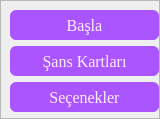
           <widget class="QFrame" name="left_frame">
            <property name="minimumSize">
             <size>
              <width>160</width>
              <height>0</height>
             </size>
            </property>
            <property name="maximumSize">
             <size>
              <width>160</width>
              <height>16777215</height>
             </size>
            </property>
            <property name="frameShape">
             <enum>QFrame::StyledPanel</enum>
            </property>
            <property name="frameShadow">
             <enum>QFrame::Raised</enum>
            </property>
            <layout class="QVBoxLayout" name="verticalLayout_9">
             <property name="spacing">
              <number>6</number>
             </property>
             <property name="leftMargin">
              <number>9</number>
             </property>
             <property name="topMargin">
              <number>9</number>
             </property>
             <property name="rightMargin">
              <number>0</number>
             </property>
             <property name="bottomMargin">
              <number>0</number>
             </property>
             <item>
              <widget class="QPushButton" name="baslaPage_btn">
               <property name="minimumSize">
                <size>
                 <width>0</width>
                 <height>30</height>
                </size>
               </property>
               <property name="maximumSize">
                <size>
                 <width>16777215</width>
                 <height>30</height>
                </size>
               </property>
               <property name="font">
                <font>
                 <family>Times New Roman</family>
                 <pointsize>12</pointsize>
                </font>
               </property>
               <property name="styleSheet">
                <string notr="true">QPushButton {
	background-color: rgb(170, 85, 255);
	border-radius: 6px;
	color: rgb(255, 237, 255);
}

QPushButton:hover {
	border: 1px solid rgb(255, 237, 255);
}</string>
               </property>
               <property name="text">
                <string>Başla</string>
               </property>
              </widget>
             </item>
             <item>
              <widget class="QPushButton" name="sansPage_btn">
               <property name="minimumSize">
                <size>
                 <width>0</width>
                 <height>30</height>
                </size>
               </property>
               <property name="maximumSize">
                <size>
                 <width>16777215</width>
                 <height>30</height>
                </size>
               </property>
               <property name="font">
                <font>
                 <family>Times New Roman</family>
                 <pointsize>12</pointsize>
                </font>
               </property>
               <property name="styleSheet">
                <string notr="true">QPushButton {
	background-color: rgb(170, 85, 255);
	border-radius: 6px;
	color: rgb(255, 237, 255);
}

QPushButton:hover {
	border: 1px solid rgb(255, 237, 255);
}</string>
               </property>
               <property name="text">
                <string>Şans Kartları</string>
               </property>
              </widget>
             </item>
             <item>
              <widget class="QPushButton" name="secenekPage_btn">
               <property name="minimumSize">
                <size>
                 <width>0</width>
                 <height>30</height>
                </size>
               </property>
               <property name="maximumSize">
                <size>
                 <width>16777215</width>
                 <height>30</height>
                </size>
               </property>
               <property name="font">
                <font>
                 <family>Times New Roman</family>
                 <pointsize>12</pointsize>
                </font>
               </property>
               <property name="styleSheet">
                <string notr="true">QPushButton {
	background-color: rgb(170, 85, 255);
	border-radius: 6px;
	color: rgb(255, 237, 255);
}

QPushButton:hover {
	border: 1px solid rgb(255, 237, 255);
}</string>
               </property>
               <property name="text">
                <string>Seçenekler</string>
               </property>
              </widget>
             </item>
             <item>
              <widget class="QFrame" name="frame_61">
               <property name="frameShape">
                <enum>QFrame::StyledPanel</enum>
               </property>
               <property name="frameShadow">
                <enum>QFrame::Raised</enum>
               </property>
              </widget>
             </item>
            </layout>
           </widget>
